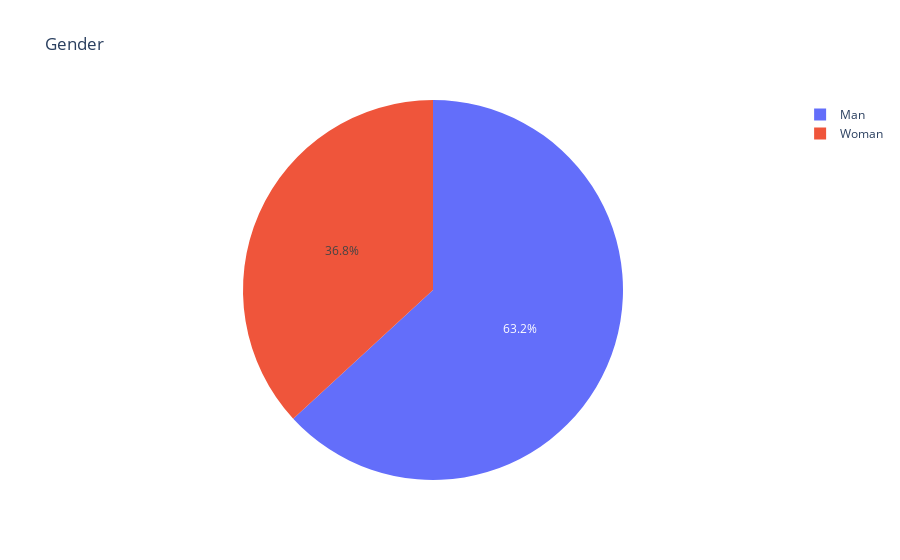

Here is the notebook cell this chart was saved with:
### Code cell
import plotly.express as px

# #df_use['count']=1

# filtered_list = [1, 2, 3, 4, 5]

# subset = df_use[df_use["status"].isin(filtered_list)]
# subset

filter_var = "status_n"
filtered_list = [1]
subset = df_use[df_use[filter_var].isin(filtered_list)]
#subset

#fig = px.pie(subset, values='count', names='contributor_status', title='New or Returning Contributor')
#fig.write_html(f'../graphs/3_pie_returning.html', include_plotlyjs="cdn")

fig.show()

### Figure 1 — Plotly figure (JSON) as saved in the notebook; plotly's stock layout.template omitted (floating-point values rounded to 4 significant figures)
{"data": [{"domain": {"x": [0, 1], "y": [0, 1]}, "hovertemplate": "gender=%{label}<br>count=%{value}<extra></extra>", "labels": ["Woman", "Woman", "Woman", "Man", "Woman", "Man", "Man", "Man", "Man", "Man", "Man", "Woman", "Woman", "Man", "Man", "Woman", "Woman", "Man", "Woman", "Man", "Woman", "Man", "Man", "Man", "Woman", "Man", "Man", "Woman", "Woman", "Man", "Man", "Man", "Man", "Woman", "Man", "Man", "Man", "Man"], "legendgroup": "", "name": "", "showlegend": true, "type": "pie", "values": [1, 1, 1, 1, 1, 1, 1, 1, 1, 1, 1, 1, 1, 1, 1, 1, 1, 1, 1, 1, 1, 1, 1, 1, 1, 1, 1, 1, 1, 1, 1, 1, 1, 1, 1, 1, 1, 1]}], "layout": {"legend": {"tracegroupgap": 0}, "title": {"text": "Gender"}}}
